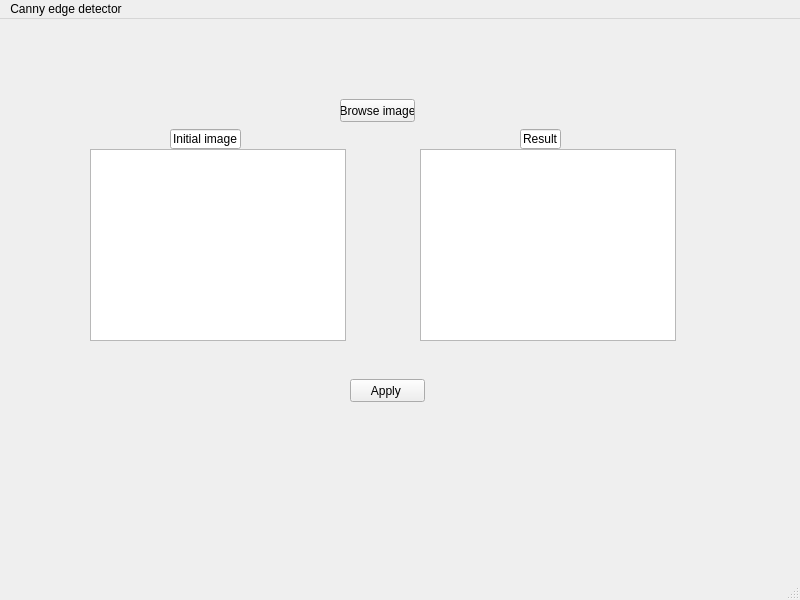
<?xml version="1.0" encoding="UTF-8"?>
<ui version="4.0">
 <class>MainWindow</class>
 <widget class="QMainWindow" name="MainWindow">
  <property name="geometry">
   <rect>
    <x>0</x>
    <y>0</y>
    <width>800</width>
    <height>600</height>
   </rect>
  </property>
  <property name="windowTitle">
   <string>MainWindow</string>
  </property>
  <widget class="QWidget" name="centralwidget">
   <widget class="QPushButton" name="pushButton">
    <property name="geometry">
     <rect>
      <x>350</x>
      <y>360</y>
      <width>75</width>
      <height>23</height>
     </rect>
    </property>
    <property name="text">
     <string>Apply </string>
    </property>
   </widget>
   <widget class="QGraphicsView" name="Before">
    <property name="geometry">
     <rect>
      <x>90</x>
      <y>130</y>
      <width>256</width>
      <height>192</height>
     </rect>
    </property>
   </widget>
   <widget class="QPushButton" name="pushButton_2">
    <property name="geometry">
     <rect>
      <x>340</x>
      <y>80</y>
      <width>75</width>
      <height>23</height>
     </rect>
    </property>
    <property name="text">
     <string>Browse image</string>
    </property>
   </widget>
   <widget class="QGraphicsView" name="after">
    <property name="geometry">
     <rect>
      <x>420</x>
      <y>130</y>
      <width>256</width>
      <height>192</height>
     </rect>
    </property>
   </widget>
   <widget class="QLineEdit" name="lineEdit">
    <property name="geometry">
     <rect>
      <x>170</x>
      <y>110</y>
      <width>71</width>
      <height>20</height>
     </rect>
    </property>
    <property name="text">
     <string>Initial image</string>
    </property>
   </widget>
   <widget class="QLineEdit" name="lineEdit_2">
    <property name="geometry">
     <rect>
      <x>520</x>
      <y>110</y>
      <width>41</width>
      <height>20</height>
     </rect>
    </property>
    <property name="text">
     <string>Result</string>
    </property>
   </widget>
  </widget>
  <widget class="QMenuBar" name="menubar">
   <property name="geometry">
    <rect>
     <x>0</x>
     <y>0</y>
     <width>800</width>
     <height>21</height>
    </rect>
   </property>
   <widget class="QMenu" name="menuCanny_edge_detector">
    <property name="title">
     <string>Canny edge detector</string>
    </property>
   </widget>
   <addaction name="menuCanny_edge_detector"/>
  </widget>
  <widget class="QStatusBar" name="statusbar"/>
 </widget>
 <resources/>
 <connections/>
</ui>
